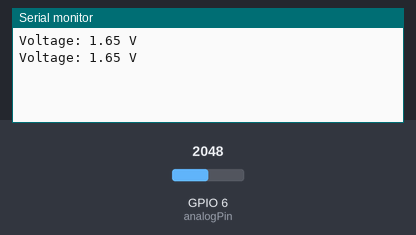
Simulated run of this program. Board: Seeed XIAO ESP32-S3. Parts: the last lines printed to the serial monitor. The inputs (shaded band) are chosen by the test bench; at power-on: GPIO 6 (analogPin) = 2048.

Above: at 1.8 s.
1.9 s: GPIO 6 (analogPin) set to 2866
At 2.7 s:
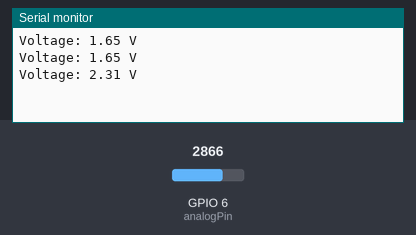
3.4 s: GPIO 6 (analogPin) set to 3603
At 4.8 s:
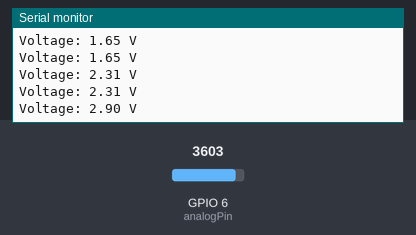
Timing chart, 0 to 6.4 s (numbered marks = the images above; inputs shaded):
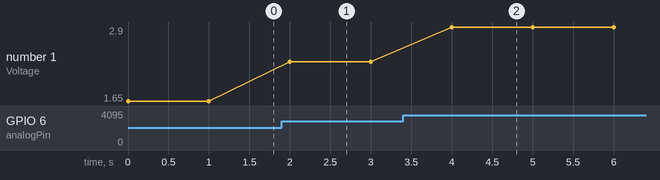

Measured:
- after the input at 1.9 s, the serial monitor: prints a new line after 0.10 s (image 1)
- after the input at 3.4 s, the serial monitor: prints a new line after 0.60 s (image 2)
- plotted number 1: 1.65 → 2.31 after the input at 1.9 s, 2.31 → 2.9 after the input at 3.4 s

The program:

main.cpp
```cpp
// Include necessary libraries
#include <Arduino.h>

// Define the analog pin to which the PCB output is connected
const int analogPin = A5;

void setup() {
  // Initialize serial communication
  Serial.begin(115200);

  // Configure the analog pin as an input
  pinMode(analogPin, INPUT);
}

void loop() {
  // Read the analog value from the specified pin
  int adcValue = analogRead(analogPin);

  // Convert the ADC value to voltage
  float voltage = (adcValue / 4095.0) * 3.3;

  // Print the voltage reading to the serial monitor
  Serial.print("Voltage: ");
  Serial.print(voltage, 2); // Print with 2 decimal places
  Serial.println(" V");

  // Add a delay to prevent rapid serial output (adjust as needed)
  delay(1000); // Delay for 1 second
}
```
